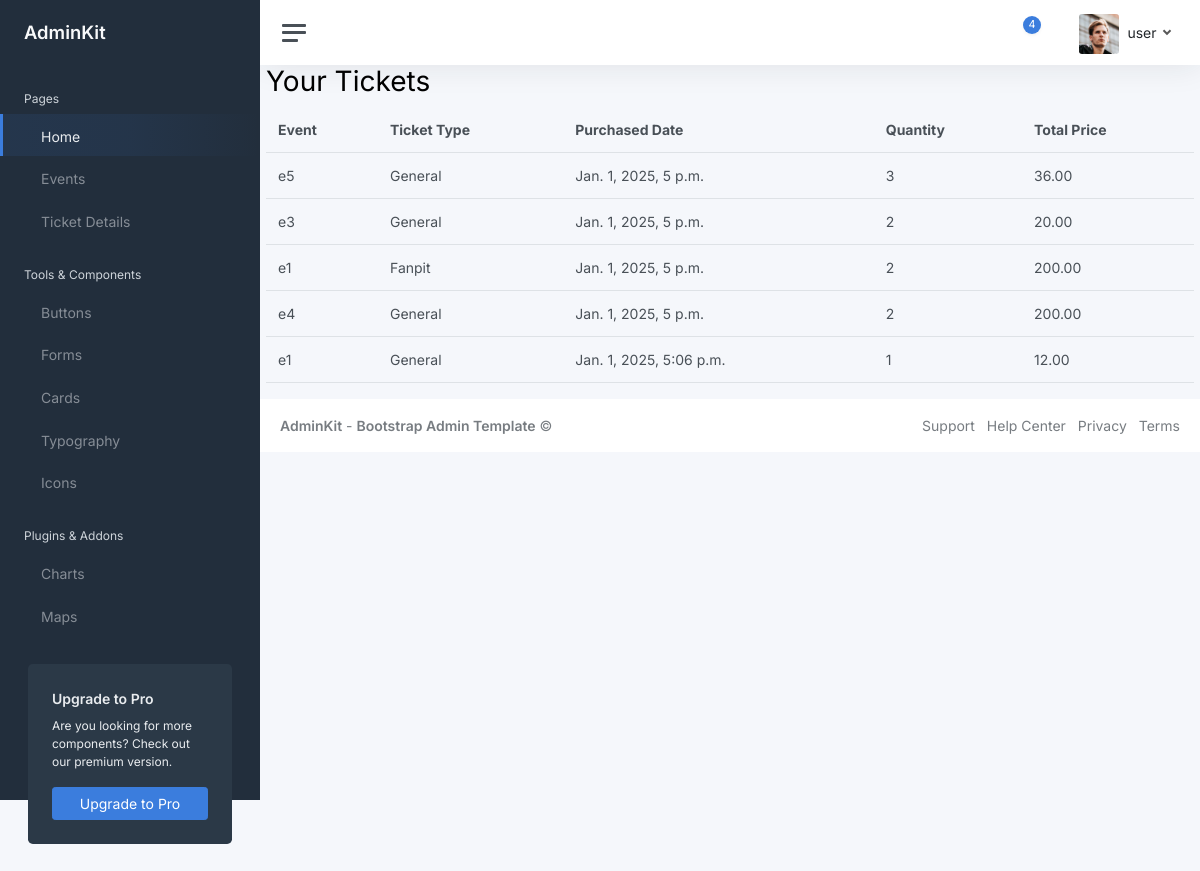
The app's page /user_ticket/ (signed in), older data.
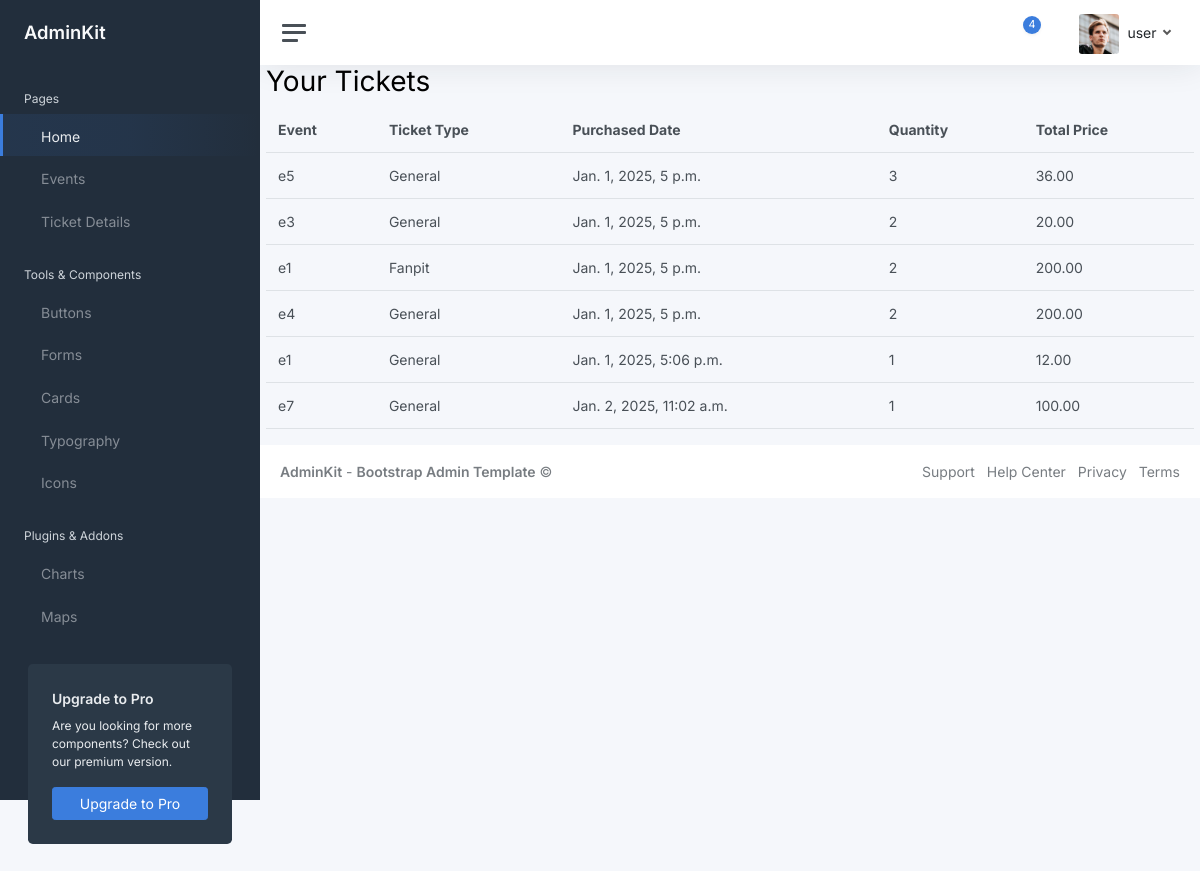
The same page, newer data.
### ticket_app/models.py (models this page shows, shortened)
class Ticket (models.Model):
    ticket_uuid= models.UUIDField(default=uuid.uuid4)
    event_details = models.ForeignKey(Event, on_delete= models.CASCADE)
    user_details = models.ForeignKey (User, on_delete=models.CASCADE)
    total_price = models.DecimalField(max_digits=8, decimal_places=2)
    ticket_quantity = models.IntegerField()
    ticket_purchase_date = models.DateTimeField(default=datetime.now)
    General = 'General'
    Fanpit = 'Fanpit'
    VIP = 'VIP'
    Ticket_CHOICES = [
        (General, 'General'),
        (Fanpit, 'Fanpit'),
        (VIP, 'Vip'),
    ]
    status = models.CharField(max_length=7, choices=Ticket_CHOICES, default=General)

class Event (models.Model):
    event_title = models.CharField(max_length= 200, unique=True)
    event_description = models.TextField('Description of event: ')
    event_date = models.DateField()
    event_time = models.TimeField ()
    event_address = models.TextField()
    event_capacity = models.IntegerField()
    event_price = models.DecimalField(max_digits=8, decimal_places=2)
    event_uuid= models.UUIDField(default=uuid.uuid4)

### ticket_app/views.py (the view)
# urls.py: path('user_ticket/', views.user_ticket, name='user_ticket'),
def user_ticket(request):
    ticket = Ticket.objects.filter(user_details=request.user)
    return render(request, 'user_ticket.html', {'ticket': ticket})

### ticket_app/context_processors.py (called while the page is built)
def admin_context(request):
    if request.user.is_authenticated:
        user_groups = request.user.groups.values_list('name', flat=True)
        is_admin = 'Admin' in user_groups
        is_user = 'User' in user_groups
    else:
        is_admin = False
        is_user = False
    return {
        'is_admin': is_admin,
        'is_user' : is_user,
    }

### templates/user_ticket.html (shortened to what this page needs)
{% extends "base.html" %}
{% load static %}
{% block Mainblock %}
<!DOCTYPE html>
<html lang="en">
<head>
</head>
<body>
    <div class="container">
        <h1>Your Tickets</h1>
        {% if ticket %}
            <table class="table">
                <thead>
                    <tr>
                        <th>Event</th>
                        <th>Ticket Type</th>
                        <th> Purchased Date </th>
                        <th>Quantity</th>
                        <th>Total Price</th>
                    </tr>
                </thead>
                <tbody>
                    {% for ticket in ticket %}
                        <tr>
                            <td>{{ ticket.event_details.event_title }}</td>
                            <td>{{ ticket.status }}</td>
                            <td> {{ticket.ticket_purchase_date}} </td>
                            <td>{{ ticket.ticket_quantity }}</td>
                            <td>{{ ticket.total_price }}</td>
                        </tr>
                    {% endfor %}
                </tbody>
            </table>
        {% else %}
            <p>You have no tickets.</p>
        {% endif %}
    </div>
</body>
</html>
{%endblock%}

Row changes from the older to the newer data that the page shows:
added Ticket: event_details.event_title "e7", status "General", ticket_purchase_date "Jan. 2, 2025, 11:02 a.m.", ticket_quantity "1", total_price "100.00"
